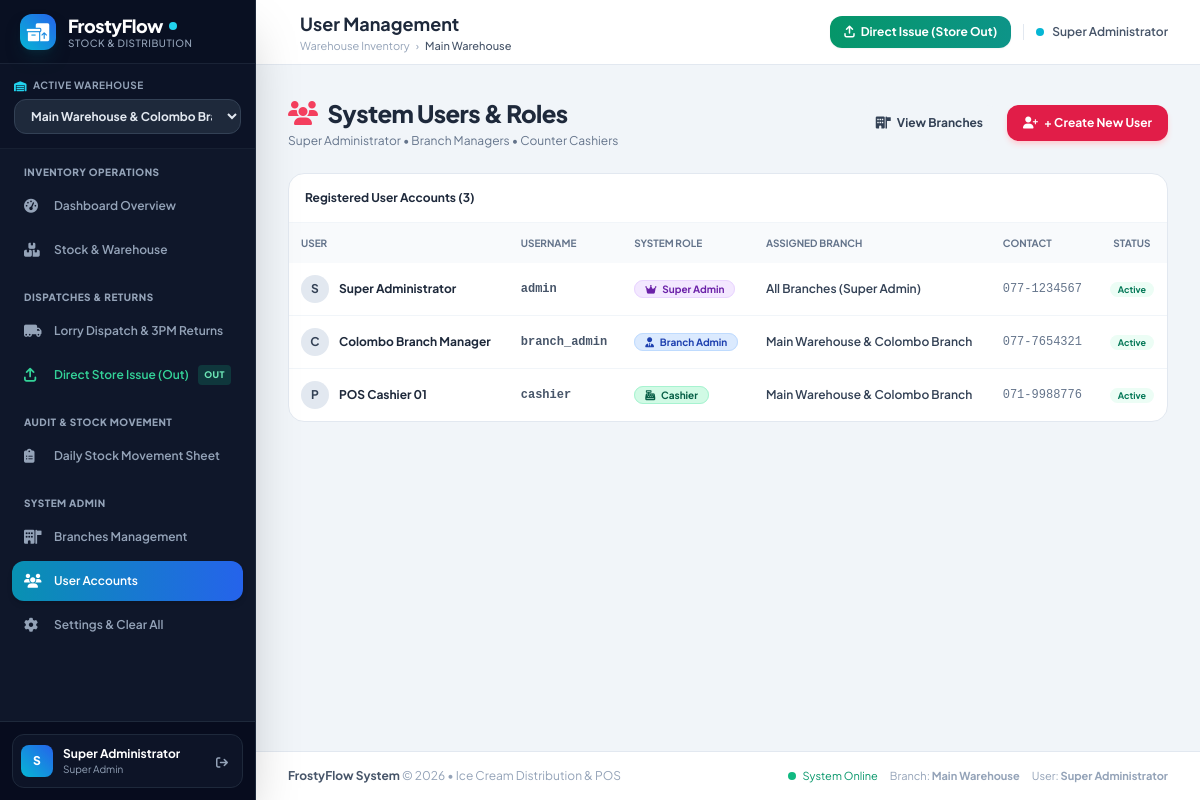
The page /users.php (signed in) on the database as committed earlier.
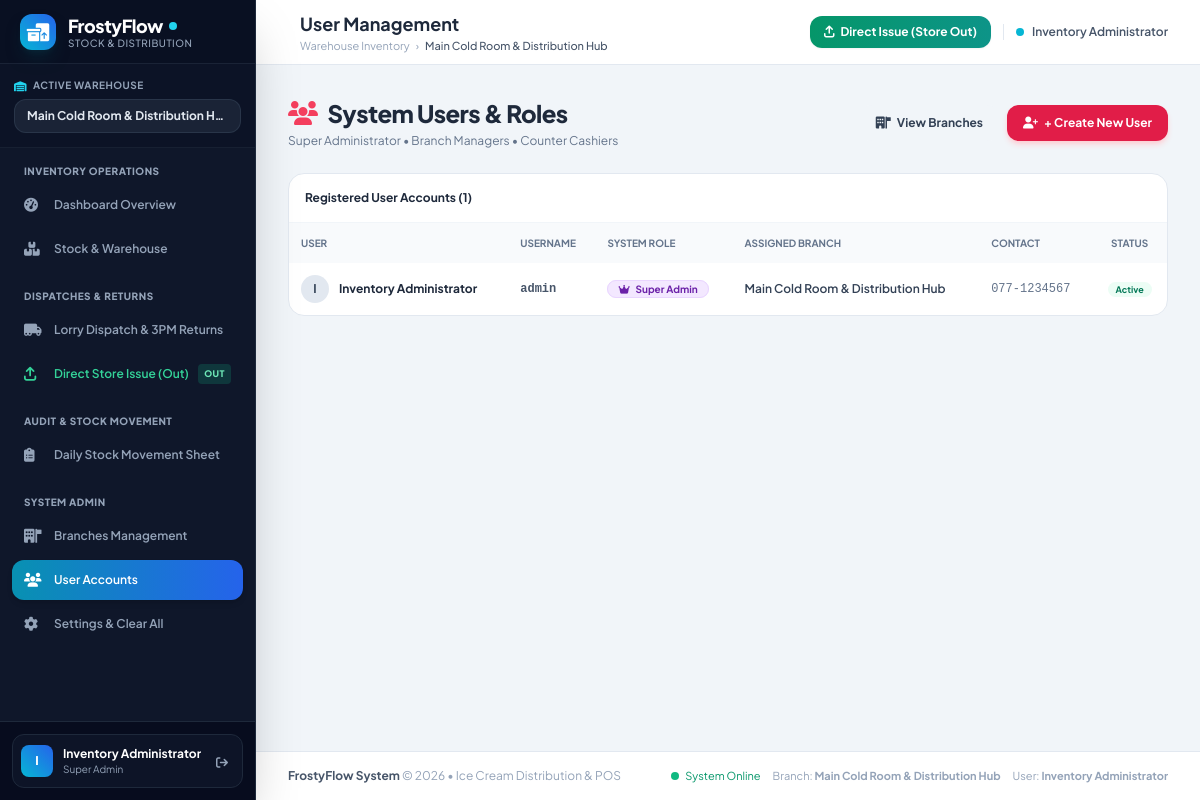
The same page on the database as committed later.
### tables this page shows
CREATE TABLE IF NOT EXISTS `users` (
    `id` INT AUTO_INCREMENT PRIMARY KEY,
    `branch_id` INT NULL,
    `name` VARCHAR(100) NOT NULL,
    `username` VARCHAR(50) NOT NULL UNIQUE,
    `password` VARCHAR(255) NOT NULL,
    `role` ENUM('super_admin', 'admin', 'operator') NOT NULL DEFAULT 'operator',
    `phone` VARCHAR(50) NULL,
    `status` ENUM('active', 'inactive') DEFAULT 'active',
    `created_at` TIMESTAMP DEFAULT CURRENT_TIMESTAMP,
    INDEX (`branch_id`)
);

CREATE TABLE IF NOT EXISTS `branches` (
    `id` INT AUTO_INCREMENT PRIMARY KEY,
    `name` VARCHAR(100) NOT NULL,
    `code` VARCHAR(20) NOT NULL UNIQUE,
    `address` VARCHAR(255) NULL,
    `phone` VARCHAR(50) NULL,
    `created_at` TIMESTAMP DEFAULT CURRENT_TIMESTAMP
);

### config/auth.php (called while the page is built, shortened)
<?php
function isLoggedIn() {
    return isset($_SESSION['user_id']) && !empty($_SESSION['user_id']);
}
function currentUser() {
    return [
        'id' => $_SESSION['user_id'],
        'name' => $_SESSION['user_name'] ?? 'User',
        'username' => $_SESSION['user_username'] ?? '',
        'role' => $_SESSION['user_role'] ?? 'cashier',
        'branch_id' => $_SESSION['active_branch_id'] ?? ($_SESSION['user_branch_id'] ?? 1),
        'assigned_branch_id' => $_SESSION['user_branch_id'] ?? 1,
        'branch_name' => $_SESSION['active_branch_name'] ?? 'Colombo Branch'
    ];
}

### users.php (the view, shortened to what the rows shown need)
<?php
$pageTitle = "User Management";
require_once __DIR__ . '/config/auth.php';
$stmt = $pdo->query("SELECT u.*, b.name as branch_name, b.code as branch_code
    FROM users u
    LEFT JOIN branches b ON u.branch_id = b.id
    ORDER BY u.id ASC");
$users = $stmt->fetchAll();
$branches = $pdo->query("SELECT id, name, code FROM branches ORDER BY id ASC")->fetchAll();
require_once __DIR__ . '/includes/header.php';
?>
<div class="flex flex-col sm:flex-row sm:items-center justify-between pb-6 gap-3">
    <div>
        <h1 class="text-2xl font-extrabold text-slate-800 tracking-tight flex items-center">
            <i class="fa-solid fa-users text-rose-500 mr-2.5"></i> System Users & Roles
        </h1>
    </div>
</div>
<div class="bg-white rounded-2xl border border-slate-200 shadow-xs overflow-hidden">
    <div class="overflow-x-auto">
        <table class="w-full text-left border-collapse text-xs">
            <thead>
                <tr class="bg-slate-50 text-slate-500 font-bold uppercase text-[10px]">
                    <th class="p-3">User</th>
                    <th class="p-3">Username</th>
                    <th class="p-3">System Role</th>
                    <th class="p-3">Assigned Branch</th>
                    <th class="p-3">Contact</th>
                    <th class="p-3 text-center">Status</th>
                </tr>
            </thead>
            <tbody class="divide-y divide-slate-100">
                <?php foreach ($users as $u): ?>
                    <tr class="hover:bg-slate-50">
                        <td class="p-3 font-bold text-slate-800 flex items-center space-x-2.5">
                            <div class="w-7 h-7 rounded-full bg-slate-200 text-slate-700 font-bold flex items-center justify-center text-xs">
                                <?= strtoupper(substr($u['name'], 0, 1)) ?>
                            </div>
                            <span><?= htmlspecialchars($u['name']) ?></span>
                        </td>
                        <td class="p-3 font-mono font-bold text-slate-600"><?= htmlspecialchars($u['username']) ?></td>
                        <td class="p-3">
                            <?php if ($u['role'] === 'super_admin'): ?>
                                <span class="px-2.5 py-0.5 text-[10px] font-bold rounded-full bg-purple-100 text-purple-800 border border-purple-200">
                                    <i class="fa-solid fa-crown mr-1"></i> Super Admin
                                </span>
                            <?php elseif ($u['role'] === 'admin'): ?>
                                <span class="px-2.5 py-0.5 text-[10px] font-bold rounded-full bg-blue-100 text-blue-800 border border-blue-200">
                                    <i class="fa-solid fa-user-tie mr-1"></i> Branch Admin
                                </span>
                            <?php else: ?>
                                <span class="px-2.5 py-0.5 text-[10px] font-bold rounded-full bg-emerald-100 text-emerald-800 border border-emerald-200">
                                    <i class="fa-solid fa-cash-register mr-1"></i> Cashier
                                </span>
                            <?php endif; ?>
                        </td>
                        <td class="p-3 font-semibold text-slate-700">
                            <?= htmlspecialchars($u['branch_name'] ?? 'All Branches (Super Admin)') ?>
                        </td>
                        <td class="p-3 text-slate-500 font-mono"><?= htmlspecialchars($u['phone'] ?: '-') ?></td>
                        <td class="p-3 text-center">
                            <span class="px-2 py-0.5 text-[9px] font-bold rounded-full bg-emerald-50 text-emerald-700">
                                Active
                            </span>
                        </td>
                    </tr>
                <?php endforeach; ?>
            </tbody>
        </table>
    </div>
</div>
<?php require_once __DIR__ . '/includes/footer.php'; ?>

### includes/header.php (shortened to what the rows shown need)
<?php
require_once __DIR__ . '/../config/auth.php';
$user = currentUser();
$allBranches = [];
if ($user['role'] === 'super_admin') {
    global $pdo;
    $allBranches = $pdo->query("SELECT id, name, code FROM branches ORDER BY id ASC")->fetchAll();
}
?>
<!DOCTYPE html>
<html lang="en">
<head>
    <script src="https://cdn.tailwindcss.com"></script>
    <link rel="stylesheet" href="https://cdnjs.cloudflare.com/ajax/libs/font-awesome/6.4.0/css/all.min.css">
</head>
<body class="bg-slate-100 text-slate-800 min-h-screen flex flex-col antialiased">
    <aside id="mainSidebar" class="fixed inset-y-0 left-0 z-50 w-64 bg-slate-900 text-slate-200 flex flex-col justify-between transition-transform duration-300 transform -translate-x-full md:translate-x-0 shadow-2xl border-r border-slate-800 no-print">
        <div class="flex flex-col flex-1 overflow-hidden">
            <div class="p-3.5 border-b border-slate-800/60 bg-slate-950/20">
                <div class="text-[10px] font-bold uppercase tracking-wider text-slate-400 mb-1.5 flex items-center justify-between">
                    <span class="flex items-center">
                    </span>
                </div>
                <?php if ($user['role'] === 'super_admin' && count($allBranches) > 1): ?>
                    <select onchange="window.location.href='?switch_branch=' + this.value"
                            class="w-full bg-slate-800 hover:bg-slate-750 text-slate-200 text-xs font-bold rounded-xl px-3 py-2 border border-slate-700 focus:outline-none focus:ring-1 focus:ring-cyan-500 cursor-pointer">
                        <?php foreach ($allBranches as $b): ?>
                            <option value="<?= $b['id'] ?>" <?= $b['id'] == $user['branch_id'] ? 'selected' : '' ?>>
                                <?= htmlspecialchars($b['name']) ?>
                            </option>
                        <?php endforeach; ?>
                    </select>
                <?php else: ?>
                    <div class="text-xs font-bold text-slate-200 bg-slate-800/80 px-3 py-2 rounded-xl border border-slate-700/60 truncate">
                        <?= htmlspecialchars($user['branch_name']) ?>
                    </div>
                <?php endif; ?>
            </div>
        </div>
        <div class="p-3 border-t border-slate-800 bg-slate-950/60">
            <div class="flex items-center justify-between p-2 rounded-xl bg-slate-900/80 border border-slate-800">
                <div class="flex items-center space-x-2.5 min-w-0">
                    <div class="w-8 h-8 rounded-lg bg-gradient-to-tr from-cyan-500 to-blue-600 text-white font-extrabold flex items-center justify-center text-xs flex-shrink-0">
                        <?= strtoupper(substr($user['name'], 0, 1)) ?>
                    </div>
                    <div class="min-w-0 flex-1">
                        <div class="text-xs font-bold text-white truncate"><?= htmlspecialchars($user['name']) ?></div>
                        <div class="text-[10px] text-slate-400 capitalize truncate"><?= str_replace('_', ' ', $user['role']) ?></div>
                    </div>
                </div>
            </div>
        </div>
    </aside>
    <div class="md:pl-64 flex flex-col flex-1 min-h-screen print-full-width">
        <header class="bg-white border-b border-slate-200 sticky top-0 z-30 shadow-xs no-print">
            <div class="px-4 sm:px-6 lg:px-8 h-16 flex items-center justify-between">
                <div class="flex items-center space-x-3">
                    <div>
                        <h2 class="text-base sm:text-lg font-bold text-slate-800 leading-tight">
                            <?= isset($pageTitle) ? htmlspecialchars($pageTitle) : 'Overview' ?>
                        </h2>
                        <div class="hidden sm:flex items-center space-x-1.5 text-[11px] text-slate-400">
                            <span>Warehouse Inventory</span>
                            <span>&rsaquo;</span>
                            <span class="text-slate-600 font-medium"><?= htmlspecialchars($user['branch_name']) ?></span>
                        </div>
                    </div>
                </div>
                <div class="flex items-center space-x-2 sm:space-x-3">
                    <div class="hidden sm:flex items-center pl-3 border-l border-slate-200 space-x-2">
                        <span class="inline-block w-2 h-2 rounded-full bg-cyan-500 animate-pulse"></span>
                        <span class="text-xs text-slate-600 font-semibold"><?= htmlspecialchars($user['name']) ?></span>
                    </div>
                </div>
            </div>
        </header>
        <main class="flex-1 p-4 sm:p-6 lg:p-8 w-full">

### includes/footer.php (shortened to what the rows shown need)
        </main>
        <footer class="bg-white border-t border-slate-200 mt-auto py-4 text-center text-xs text-slate-400 no-print">
            <div class="px-4 sm:px-6 lg:px-8 flex flex-col sm:flex-row justify-between items-center gap-2">
                <div class="flex items-center space-x-3 text-[11px]">
                    <span>Branch: <strong><?= htmlspecialchars($user['branch_name'] ?? 'Main') ?></strong></span>
                    <span>User: <strong><?= htmlspecialchars($user['name'] ?? 'Admin') ?></strong></span>
                </div>
            </div>
        </footer>
    </div>
</body>
</html>

Rows that differ between the two databases and show on the page:
removed users: id.name "Main Warehouse & Colombo Branch", name "S", name "Super Administrator", role "Super Admin", username "admin", branch_name "All Branches (Super Admin)", phone "077-1234567"
removed users: name "C", name "Colombo Branch Manager", username "branch_admin", role "admin" (drawn), branch.name "Main Warehouse & Colombo Branch", phone "077-7654321"
removed users: name "P", name "POS Cashier 01", username "cashier", role "cashier" (drawn), branch.name "Main Warehouse & Colombo Branch", phone "071-9988776"
added users: branch.name "Main Cold Room & Distribution H…", name "I", name "Inventory Administrator", role "Super Admin", branch.name "Main Cold Room & Distribution Hub", username "admin", phone "077-1234567"
Other text that changed with them:
count($users): "3" → "1"
$user['branch_name']: "Main Warehouse" → (not shown)
